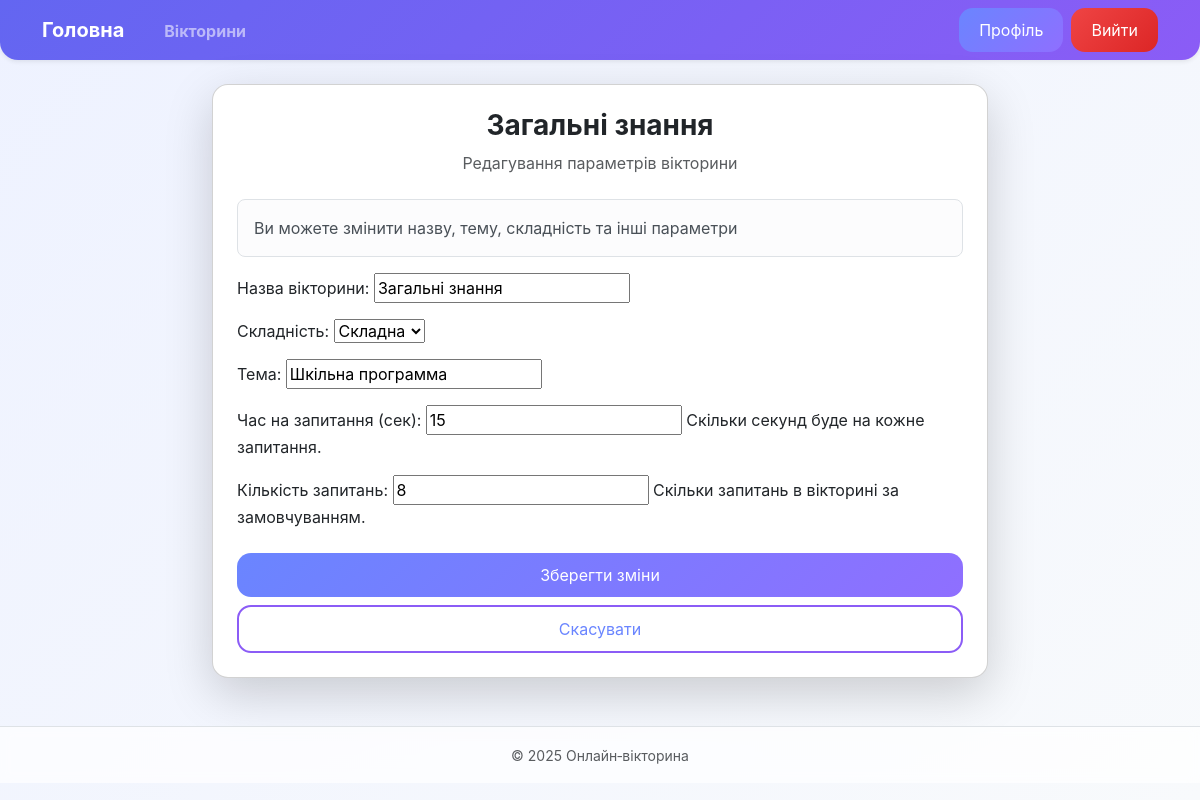
Screenshot of /quiz/10/edit/ (signed in) with the database file from the repository.
### quiz/models.py (models this page shows, shortened)
class Quiz(models.Model):
    title = models.CharField(max_length=100, verbose_name="Назва вікторини")
    complexity = models.CharField(
        max_length=20,
        choices=[
            ('easy', 'Легка'),
            ('medium', 'Середня'),
            ('hard', 'Складна'),
        ],
        default='medium',
        verbose_name="Складність"
    )
    theme = models.CharField(max_length=50, verbose_name="Тема")
    author = models.ForeignKey(
        settings.AUTH_USER_MODEL,
        on_delete=models.CASCADE,
        related_name='quizzes',
        verbose_name="Автор"
    )
    que_time = models.PositiveIntegerField(default=30)
    que_count = models.PositiveIntegerField(default=10)
    created_at = models.DateTimeField(auto_now_add=True)

### quiz/views.py (the view, shortened to what this page needs)
# urls.py: path("<int:pk>/edit/", QuizUpdateView.as_view(), name="edit"),
class QuizUpdateView(LoginRequiredMixin, UserPassesTestMixin, UpdateView):
    model = Quiz
    form_class = QuizForm
    template_name = "quiz/quiz_edit.html"
    def test_func(self):
        quiz = self.get_object()
        return self.request.user == quiz.author or self.request.user.is_superuser

### quiz/forms.py
class QuizForm(forms.ModelForm):
    class Meta:
        model = Quiz
        fields = ['title', 'complexity', 'theme', 'que_time', 'que_count']
        labels = {
            'title': 'Назва вікторини',
            'complexity': 'Складність',
            'theme': 'Тема',
            'que_time': 'Час на запитання (сек)',
            'que_count': 'Кількість запитань',
        }
        help_texts = {
            'que_time': 'Скільки секунд буде на кожне запитання.',
            'que_count': 'Скільки запитань в вікторині за замовчуванням.',
        }

### quiz/templates/quiz/quiz_edit.html (shortened to what this page needs)
{% extends "main.html" %}
{% block content %}
<div class="row justify-content-center">
  <div class="col-md-8">
    <div class="card p-4 shadow-lg rounded-4">
      <div class="text-center mb-4">
        <h3 class="fw-bold">{{ quiz.title }}</h3>
        <p class="text-muted mb-0">
          Редагування параметрів вікторини
        </p>
      </div>
      <div class="alert alert-light border rounded-3">
        Ви можете змінити назву, тему, складність та інші параметри
      </div>
      <form method="post" enctype="multipart/form-data">
        <div class="mb-4">
          {{ form.as_p }}
        </div>
        <button class="btn btn-main w-100 btn-glow mb-2">
          Зберегти зміни
        </button>
        <a href="{% url 'quiz:detail' quiz.pk %}"
           class="btn btn-outline w-100 btn-glow">
          Скасувати
        </a>
      </form>
    </div>
  </div>
</div>
{% endblock %}

### online_quiz/templates/main.html (style rules this page uses)
:root { --grad-main: linear-gradient(135deg, #6366f1, #8b5cf6); --grad-btn: linear-gradient(135deg, #6a85ff, #8f6fff); --grad-danger: linear-gradient(135deg, #ef4444, #dc2626); --bg-soft: linear-gradient(135deg, #eef2ff, #f8fafc); }
body { min-height: 100vh; background: var(--bg-soft); font-family: Inter, system-ui, sans-serif; }
.btn { border-radius: 14px; padding: 10px 20px; transition: .25s; }
.btn-main { background: var(--grad-btn); color: #fff; border: none; }
.btn-outline { background: transparent; border: 2px solid #8b5cf6; color: #6a85ff; }

### rows the page displays
Quiz: title "Загальні знання", complexity "Складна", theme "Шкільна программа", que_time "15", que_count "8"
